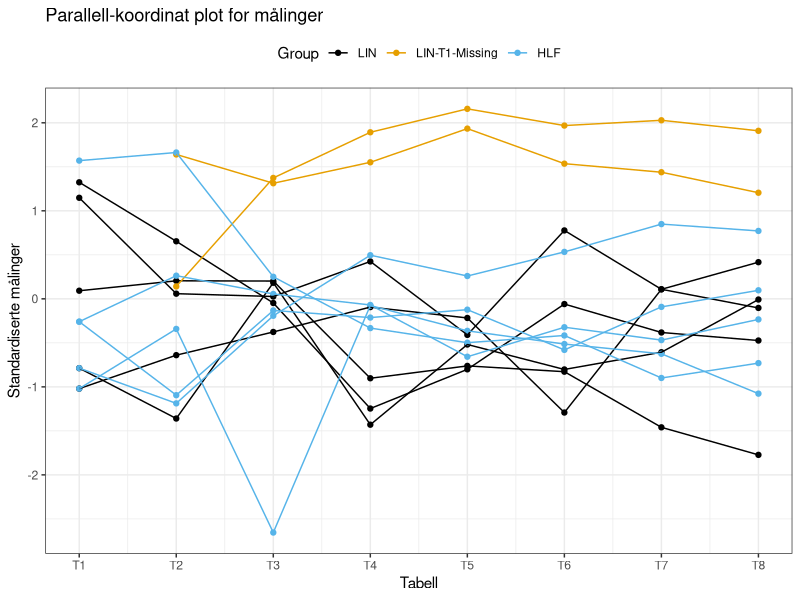

Source code (R):
## ---- chunk 1
knitr::opts_chunk$set(echo = TRUE)

library(tidyr)
library(dplyr)
library(ggplot2)
library(lazyeval) # interp function
library(purrr)
library(kableExtra)
library(GGally)

cbp <- c("#000000", "#E69F00", "#56B4E9", "#009E73", "#F0E442", "#0072B2", "#D55E00", "#CC79A7")
## ---- chunk 2
llData <- data.frame(
  "School" = c(rep("LIN", 7), rep("HLF", 5)),
  "Table 1" = c(0.225, NA, 0.1, 0.375, 0.4, NA, 0.067,
                0.175, 0.435, 0.1, 0.067, 0.175),
  "Table 2" = c(2.2224, 4, 0.2847, 2.0412, 2.7784, 2.1429, 1.1763, 
                0.6131, 4.0275, 0.4979, 1.5455, 2.2944),
  "Table 3" = c(0.3093, 1.3091, 0.2917, 0.1513, 0.0848, 1.3636, -0.2113, 
                0.0086, 0.3527, -0.0459, -2.2622, 0.1770),
  "Table 4" = c(-0.1143, 0.6246, -0.2732, 0.2853, -0.2179, 0.7273, 0.1292,
                0.0933, 0.0573, 0.3067, 0.1345, 0.1364),
  "Table 5" = c(0.0, 0.9231, 0.0833, 0.1207, -0.0133, 1.0, 0.1865,
                0.2188, 0.0903, 0.3497, 0.1364, 0.0357),
  "Table 6" = c(-0.0101, 0.1111, -0.0088, 0.0722, 0.0293, 0.1333, -0.0339,
                0.0026, 0.0110, 0.0597, 0.0060, 0.0158),
  "Table 7" = c(-0.1367, 0.6, 0.0802, 0.2619, 0.1372, 0.75, 0.2619,
                0.2111, 0.0058, 0.4502, 0.0756, 0.1152),
  "Table 8" = c(-0.0909, 0.4545, 0.2323, 0.31, 0.147, 0.5833, 0.2148,
                0.2515, 0.1, 0.375, 0.0365, 0.1909)
)
names(llData) = c("school", "T1", "T2", "T3", "T4", "T5", "T6", "T7", "T8")
test_cols <- names(llData)[-1]
llData$Group <- llData$school
llData$Group[is.na(llData$T1)] <- "LIN-T1-Missing"
llData <- llData %>% 
  mutate(school=factor(school, levels=unique(school))) %>%
  mutate(Group = factor(Group, levels=unique(Group)))
## ---- chunk 3
llData %>%
    kbl(caption = "Measurement-data for the students at LIN and HLF. See <insert-reference-here> for a detailed explanation of the measurement methodology.",
        title = "Measurement-data") %>%
  kable_styling(bootstrap_options = c("striped", "hover", "condensed"))
## ---- chunk 4
colNames <- colnames(llData[,2:9])
transformedData <- data.frame(sapply(2:9, function(j){
  x <- llData[,j]
  (x - mean(x,na.rm=T))/sd(x,na.rm=T)
}))
colnames(transformedData) <- colnames(llData[,2:9])
transformedData$Group <- llData$Group
transformedData$StudentNum <- 1:nrow(llData)
dataLong <- gather(transformedData, condition, measurement, T1:T8, factor_key=TRUE)
dataLong$conditionNumeric <- as.numeric(dataLong$condition)
dataLong %>%
  ggplot(aes(x=conditionNumeric,y=measurement,group=StudentNum)) +
  geom_point(aes(colour=Group)) + 
  geom_line(aes(colour=Group)) + 
  scale_x_continuous(breaks = 1:8, labels=colNames) + 
  ylab("Standardiserte målinger") + 
  xlab("Tabell") + 
  theme_bw() +
  scale_colour_manual(values=cbp) + 
  theme(legend.position = "top") + 
  ggtitle("Parallell-koordinat plot for målinger")
## ---- chunk 5
boot.t.test <- function(x, y, B=100000, alpha=0.05){
  x <- x[is.finite(x)]
  y <- y[is.finite(y)]
  nx <- length(x)
  ny <- length(y)
  mx <- mean(x)
  my <- mean(y)
  mxy <- mean(c(x,y))
  tStatistic <- t.test(x,y)$statistic
  # Data satisfying H0
  xh0 <- x-mx+mxy
  yh0 <- y-my+mxy
  tStatisticBoot <- numeric(B)
  meanH0Boot <- numeric(B)
  for(b in 1:B){
    xb <- sample(xh0, nx, replace = TRUE)
    yb <- sample(yh0, ny, replace=TRUE)
    tStatisticBoot[b] <- t.test(xb, yb)$statistic
    meanH0Boot[b] <- mean(c(xb, yb))
  }
  pvalue <- (1 + sum(abs(tStatisticBoot)>abs(tStatistic))) / (B+1)
  CI <- quantile(meanH0Boot, c(alpha/2, 1-alpha/2))
  res <- list(
    pvalue = pvalue,
    CI = CI
  )
  return(res)
}
## ---- chunk 6
#llDataLong <- llData %>% 
#  gather(metric, measurement, `T1`:`T8`, factor_key=TRUE)

ind.lin <- llData$school == "LIN"
ind.hlf <- !ind.lin

res <- data.frame(matrix(NA,nrow=8, ncol=5))
colnames(res) <- c("table", "pvalue: t-test", "pvalue: bootstrapped t-test", "ci-lower", "ci-upper")
pvalueboot <- pvaluettest <- lower <- upper <- numeric(8)
for(j in 1:8){
  pvaluettest[j] <- t.test(llData[ind.lin, j+1], llData[ind.hlf, j+1])$p.value
  test <- boot.t.test(x=llData[ind.lin,j+1], y=llData[ind.hlf,j+1], B=1000)
  pvalueboot[j] <- test$pvalue
  lower[j] <- test$CI[1]
  upper[j] <- test$CI[2]
}
res$table <- colnames(llData[,2:9])
res$`pvalue: t-test` <- pvaluettest
res$`pvalue: bootstrapped t-test` <- pvalueboot
res$`ci-lower` <- lower
res$`ci-upper` <- upper

res %>%
  kbl(caption = "Tabell 2: p-verdier for marginale hypotesetester. Verdier fra Welch's t-test og parametrisk Bootstrappet test er begge rapport og samsvarer med hverandre. I tillegg er 95% Konfidensintervall (0.025 og 0.975 empiriske kvantiler) for forventningen til verdier i tabell 1 til 8 rapportert. De er generert fra bootstrapping under H0. Krav til signifikans er strengere når man ser på flere tester samtidig, som i essens vil føre til høyere p-verdier. Da ingen p-verdier er signifikante marginalt blir dette mindre viktig.") %>%
  kable_styling(bootstrap_options = c("striped", "hover", "condensed"))
